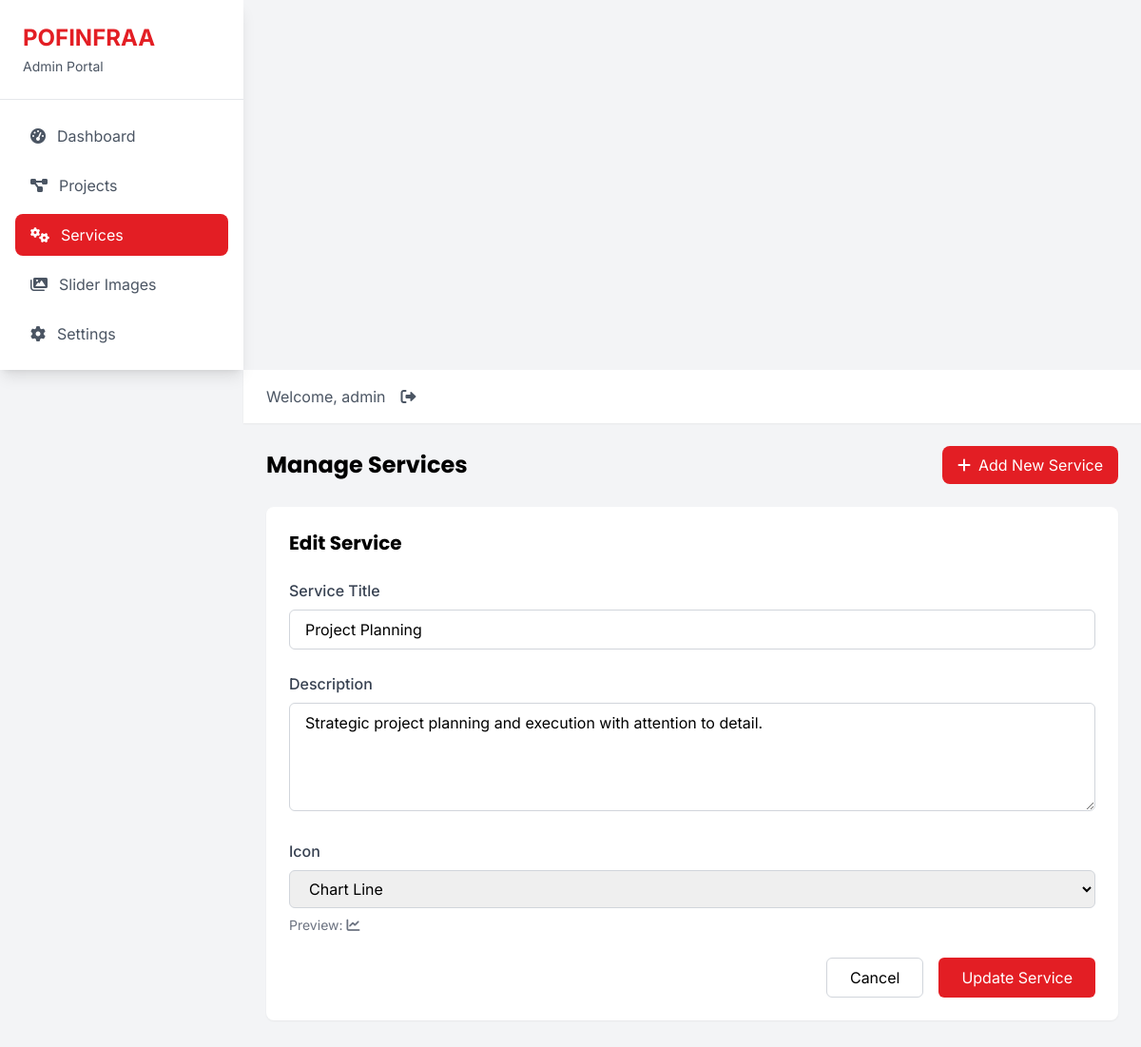
The page /admin/services.php?action=edit&id=3 (signed in) on the database its author committed.
### tables this page shows
CREATE TABLE IF NOT EXISTS services (
    id INT AUTO_INCREMENT PRIMARY KEY,
    title VARCHAR(200) NOT NULL,
    description TEXT NOT NULL,
    icon VARCHAR(50) NOT NULL,
    created_at TIMESTAMP DEFAULT CURRENT_TIMESTAMP,
    updated_at TIMESTAMP DEFAULT CURRENT_TIMESTAMP ON UPDATE CURRENT_TIMESTAMP
);

### admin/services.php (the view, shortened to what this page needs)
<?php
require_once '../includes/db.php';
$edit_service = null;
if (isset($_GET['action']) && $_GET['action'] === 'edit' && isset($_GET['id'])) {
    try {
        $stmt = $db->prepare("SELECT * FROM services WHERE id = ?");
        $stmt->execute([$_GET['id']]);
        $edit_service = $stmt->fetch(PDO::FETCH_ASSOC);
    } catch (PDOException $e) {
        set_flash_message('error', 'Failed to fetch service for editing.');
    }
}
$icon_options = [
    'fa-building' => 'Building',
    'fa-road' => 'Road',
    'fa-bridge' => 'Bridge',
    'fa-truck' => 'Truck',
    'fa-hammer' => 'Hammer',
    'fa-wrench' => 'Wrench',
    'fa-hard-hat' => 'Hard Hat',
    'fa-ruler' => 'Ruler',
    'fa-pencil-ruler' => 'Pencil Ruler',
    'fa-compass' => 'Compass',
    'fa-chart-line' => 'Chart Line',
    'fa-cogs' => 'Cogs'
];
?>
<!DOCTYPE html>
<html lang="en">
<head>
    <script src="https://cdn.tailwindcss.com"></script>
    <link rel="stylesheet" href="https://cdnjs.cloudflare.com/ajax/libs/font-awesome/6.0.0-beta3/css/all.min.css">
</head>
<body class="bg-gray-100">
    <div x-data="{ sidebarOpen: false }">
        <div class="fixed inset-y-0 left-0 z-30 w-64 bg-white shadow-lg transform transition-transform duration-300 lg:transform-none lg:relative"
             :class="{'translate-x-0': sidebarOpen, '-translate-x-full': !sidebarOpen}">
            <div class="p-6 border-b">
                <a href="<?php echo SITE_URL; ?>" class="text-2xl font-bold text-primary">
                    POFINFRAA
                </a>
                <p class="text-sm text-gray-600 mt-1">Admin Portal</p>
            </div>
            <nav class="p-4 space-y-2">
                <a href="dashboard.php" class="flex items-center space-x-3 px-4 py-2.5 rounded-lg text-gray-600 hover:bg-gray-100">
                    <i class="fas fa-tachometer-alt"></i>
                    <span>Dashboard</span>
                </a>
                <a href="projects.php" class="flex items-center space-x-3 px-4 py-2.5 rounded-lg text-gray-600 hover:bg-gray-100">
                    <i class="fas fa-project-diagram"></i>
                    <span>Projects</span>
                </a>
                <a href="services.php" class="flex items-center space-x-3 px-4 py-2.5 rounded-lg bg-primary text-white">
                    <i class="fas fa-cogs"></i>
                    <span>Services</span>
                </a>
                <a href="slider.php" class="flex items-center space-x-3 px-4 py-2.5 rounded-lg text-gray-600 hover:bg-gray-100">
                    <i class="fas fa-images"></i>
                    <span>Slider Images</span>
                </a>
                <a href="settings.php" class="flex items-center space-x-3 px-4 py-2.5 rounded-lg text-gray-600 hover:bg-gray-100">
                    <i class="fas fa-cog"></i>
                    <span>Settings</span>
                </a>
            </nav>
        </div>
        <div class="flex-1 min-h-screen lg:ml-64">
            <header class="bg-white shadow-sm">
                <div class="flex items-center justify-between px-6 py-4">
                    <div class="flex items-center space-x-4">
                        <span class="text-gray-600">
                            Welcome, <?php echo htmlspecialchars($_SESSION['admin_username']); ?>
                        </span>
                        <a href="logout.php" class="text-gray-600 hover:text-primary">
                            <i class="fas fa-sign-out-alt"></i>
                        </a>
                    </div>
                </div>
            </header>
            <main class="p-6">
                <div class="flex justify-between items-center mb-6">
                    <h1 class="text-2xl font-bold">Manage Services</h1>
                    <?php if (!isset($_GET['action']) || $_GET['action'] !== 'add'): ?>
                    <a href="?action=add" class="bg-primary hover:bg-red-700 text-white px-4 py-2 rounded-lg transition-colors">
                        <i class="fas fa-plus mr-2"></i>Add New Service
                    </a>
                    <?php endif; ?>
                </div>
                <?php if (isset($_GET['action']) && ($_GET['action'] === 'add' || $_GET['action'] === 'edit')): ?>
                <div class="bg-white rounded-lg shadow-sm p-6">
                    <h2 class="text-xl font-bold mb-6">
                        <?php echo $_GET['action'] === 'add' ? 'Add New Service' : 'Edit Service'; ?>
                    </h2>
                    <form action="" method="POST" class="space-y-6">
                        <div>
                            <label for="title" class="block text-gray-700 font-medium mb-2">Service Title</label>
                            <input type="text" id="title" name="title" required
                                   value="<?php echo $edit_service ? htmlspecialchars($edit_service['title']) : ''; ?>"
                                   class="w-full px-4 py-2 border border-gray-300 rounded-md focus:outline-none focus:ring-2 focus:ring-primary">
                        </div>
                        <div>
                            <label for="description" class="block text-gray-700 font-medium mb-2">Description</label>
                            <textarea id="description" name="description" rows="4" required
                                      class="w-full px-4 py-2 border border-gray-300 rounded-md focus:outline-none focus:ring-2 focus:ring-primary"><?php echo $edit_service ? htmlspecialchars($edit_service['description']) : ''; ?></textarea>
                        </div>
                        <div>
                            <label for="icon" class="block text-gray-700 font-medium mb-2">Icon</label>
                            <select id="icon" name="icon" required
                                    class="w-full px-4 py-2 border border-gray-300 rounded-md focus:outline-none focus:ring-2 focus:ring-primary">
                                <?php foreach ($icon_options as $value => $label): ?>
                                <option value="<?php echo $value; ?>"
                                        <?php echo ($edit_service && $edit_service['icon'] === $value) ? 'selected' : ''; ?>>
                                    <?php echo $label; ?>
                                </option>
                                <?php endforeach; ?>
                            </select>
                            <div class="mt-2 text-sm text-gray-500">
                                Preview: <i class="fas <?php echo $edit_service ? $edit_service['icon'] : 'fa-building'; ?>"></i>
                            </div>
                        </div>
                        <div class="flex justify-end space-x-4">
                            <a href="services.php" class="px-6 py-2 border border-gray-300 rounded-md hover:bg-gray-50 transition-colors">
                                Cancel
                            </a>
                            <button type="submit" class="px-6 py-2 bg-primary hover:bg-red-700 text-white rounded-md transition-colors">
                                <?php echo $_GET['action'] === 'add' ? 'Add Service' : 'Update Service'; ?>
                            </button>
                        </div>
                    </form>
                </div>
                <?php endif; ?>
            </main>
        </div>
    </div>
</body>
</html>

### admin/services.php (style rules this page uses)
body { font-family: 'Inter', sans-serif; }
h1, h2, h3, h4, h5, h6 { font-family: 'Poppins', sans-serif; }

### rows shown on the page
services: title "Project Planning", description "Strategic project planning and execution with attention to detail.", icon "Chart Line"

### other values the page prints
$_SESSION['admin_username'] "admin"
